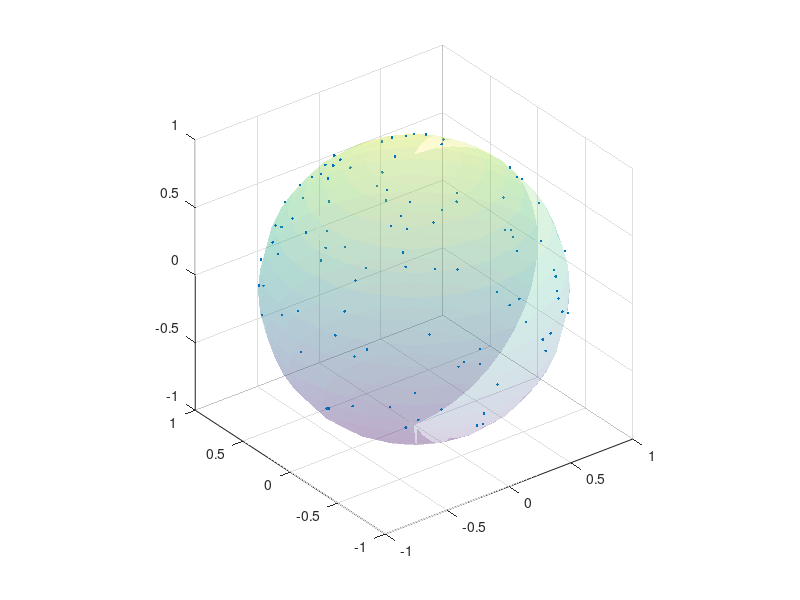

Here is the MATLAB script that generated this plot:
%estraggo 100 punti casuali sulla superficie sferica
clear all, close all
format long;

rng(0,'twister');             %Inizializzo il generatore di numeri random
rvals = 2*rand(100,1)-1;      % vettore random 100x1 
elevation = asin(rvals);      %Seno alla meno 1 del vettore
azimuth = 2*pi*rand(100,1);   %Angolo azimutale
%radii=1*rand(100,1).^(1/3);  %Valore del raggio per ogni punto della sfera

%Converto in coordinate cartesiane e disegno i punti sulla sfera
[x,y,z] = sph2cart(azimuth,elevation,1);
figure(1)
plot3(x,y,z,'.')
grid on
axis equal
%Disegno la sfera di raggio 1 centrata nell'origine
hold on
[X,Y,Z]=sphere;
axis equal
surf(X,Y,Z,'FaceAlpha',0.2,'EdgeColor','none');
hold off

%Salvo i punti sul file che mi serviranno in CodeBlocks
fileid= fopen('puntirandomsfera.txt','wt'); %'wt' per aprire file con TextEditor

for i=1:100
    X(i)=x(i);
    Y(i)=y(i);
    Z(i)=z(i);
    fprintf(fileid,'%16.16g\t %16.16g\t %16.16g\n', [X(i),Y(i),Z(i)]); %The more compact of %e or %f, with no trailing zeros 
end

fclose(fileid);